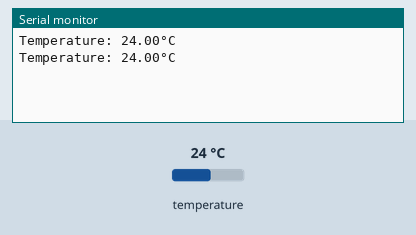
Bench run of a sketch on a simulated Arduino Uno, built with avr-gcc and run on an emulated ATmega328P. On the bench: the last lines printed to the serial monitor. The inputs (shaded band) are chosen by the test bench; at power-on: temperature 24 °C.

Above: at 4.3 s.
4.4 s: temperature set to 12 °C
At 6.7 s:
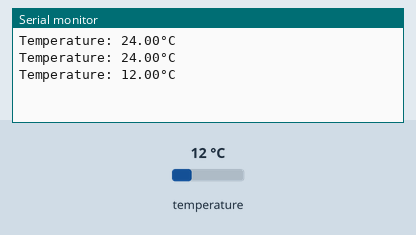
8.1 s: temperature set to 19 °C
At 9.9 s:
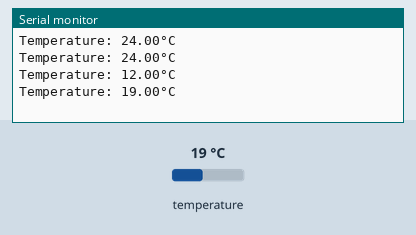
Timing chart, 0 to 11.4 s (numbered marks = the images above; inputs shaded):
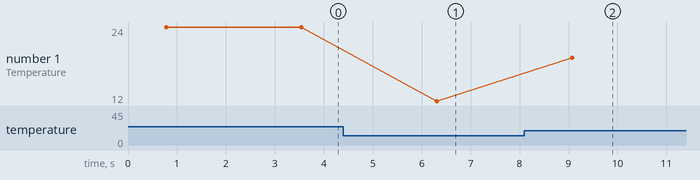

The sketch:

DS18b20Temperaturesensor.ino
```cpp
// Include the required Arduino libraries:
#include <OneWire.h>
#include <DallasTemperature.h>

#define ONE_WIRE_BUS 2

// Create a new instance of the oneWire class to communicate with any OneWire device:
OneWire oneWire(ONE_WIRE_BUS);

// Pass the oneWire reference to DallasTemperature library:
DallasTemperature sensors(&oneWire);

void setup() {
  Serial.begin(9600);
  sensors.begin();
}

void loop() {
  // Send the command for all devices on the bus to perform a temperature conversion:
  sensors.requestTemperatures();

  // Fetch the temperature in degrees Celsius for device index:
  float tempC = sensors.getTempCByIndex(0);

  // Print the temperature in Celsius in the Serial Monitor:
  Serial.print("Temperature: ");
  Serial.print(tempC);
  Serial.println("°C");

  // Wait 2 seconds:
  delay(2000);
}
```

Measured:
- after the input at 4.4 s, the serial monitor: prints a new line after 1.9 s (image 1)
- after the input at 8.1 s, the serial monitor: prints a new line after 0.97 s (image 2)
- plotted number 1: 24 → 12 after the input at 4.4 s, 12 → 19 after the input at 8.1 s
